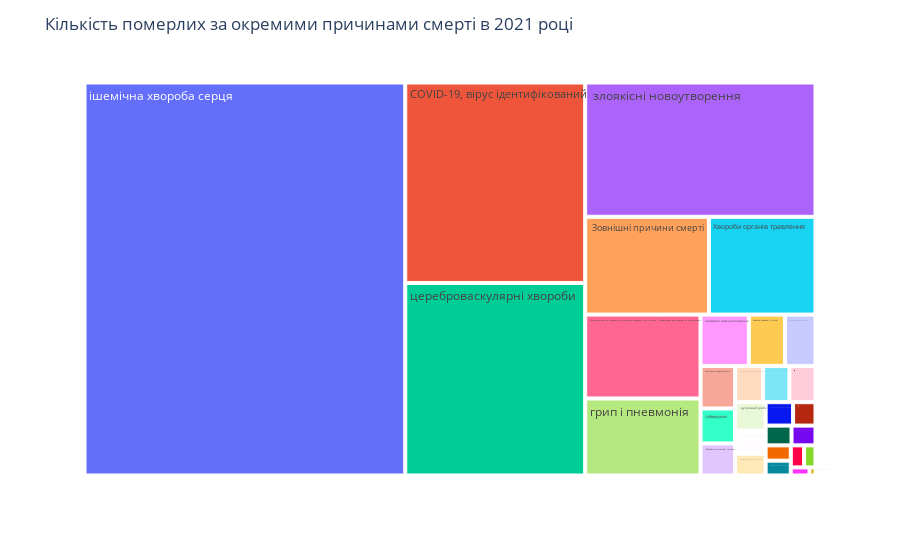

The cell this chart's notebook holds for it:
### Code cell
fig = px.treemap(df, path=['Хвороба'], values='Осіб')
fig.update_layout(title='Кількість померлих за окремими причинами смерті в 2021 році')
fig.show()

### Figure 1 — Plotly figure (JSON) as saved in the notebook; plotly's stock layout.template omitted (floating-point values rounded to 4 significant figures)
{"data": [{"branchvalues": "total", "domain": {"x": [0, 1], "y": [0, 1]}, "hovertemplate": "labels=%{label}<br>Осіб=%{value}<br>parent=%{parent}<br>id=%{id}<extra></extra>", "ids": ["  xвороба, зумовлена вірусом \n  імунодефіциту людини (ВІЛ)", "  випадкове отруєння, \n  спричинене отруйними \n  речовинами (крім алкоголю)", "  наслідки нападу з метою \n  убивства чи нанесення  \n  ушкодження", " Вагітність, пологи та післяпологовий період", " Ендокринні хвороби, розлади харчування та порушення обміну речовин", " Зовнішні причини смерті", " Окремі стани, що виникають у перинатальному періоді", " Природжені вади розвитку, деформації та хромосомні аномалії", " Розлади психіки та поведінки", " Хвороби сечостатевої системи", " злоякісні новоутворення", " цукровий діабет", "COVID-19, вірус неідентифікований", "COVID-19, вірус ідентифікований", "Симптоми, ознаки та відхилення від норми, що виявлені при клінічних і лабораторних дослідженнях, не класифіковані в інших рубриках ", "Хвороби кістково-м'язової системи та сполучної тканини", "Хвороби нервової системи", "Хвороби органів травлення", "Хвороби шкіри та підшкірної клітковини", "алкогольна кардіоміопатія ", "випадкове отруєння та дія алкоголю", "випадкове утоплення та занурення у воду", "грип і пневмонія", "з них розлади психіки та поведінки внаслідок вживання алкоголю", "навмисне самоушкодження", "нещасні випадки, спричинені дією диму, вогню та полум'я", "транспортні нещасні випадки", "туберкульоз", "цереброваскулярні хвороби", "ішемічна хвороба серця"], "labels": ["  xвороба, зумовлена вірусом \n  імунодефіциту людини (ВІЛ)", "  випадкове отруєння, \n  спричинене отруйними \n  речовинами (крім алкоголю)", "  наслідки нападу з метою \n  убивства чи нанесення  \n  ушкодження", " Вагітність, пологи та післяпологовий період", " Ендокринні хвороби, розлади харчування та порушення обміну речовин", " Зовнішні причини смерті", " Окремі стани, що виникають у перинатальному періоді", " Природжені вади розвитку, деформації та хромосомні аномалії", " Розлади психіки та поведінки", " Хвороби сечостатевої системи", " злоякісні новоутворення", " цукровий діабет", "COVID-19, вірус неідентифікований", "COVID-19, вірус ідентифікований", "Симптоми, ознаки та відхилення від норми, що виявлені при клінічних і лабораторних дослідженнях, не класифіковані в інших рубриках ", "Хвороби кістково-м'язової системи та сполучної тканини", "Хвороби нервової системи", "Хвороби органів травлення", "Хвороби шкіри та підшкірної клітковини", "алкогольна кардіоміопатія ", "випадкове отруєння та дія алкоголю", "випадкове утоплення та занурення у воду", "грип і пневмонія", "з них розлади психіки та поведінки внаслідок вживання алкоголю", "навмисне самоушкодження", "нещасні випадки, спричинені дією диму, вогню та полум'я", "транспортні нещасні випадки", "туберкульоз", "цереброваскулярні хвороби", "ішемічна хвороба серця"], "name": "", "parents": ["", "", "", "", "", "", "", "", "", "", "", "", "", "", "", "", "", "", "", "", "", "", "", "", "", "", "", "", "", ""], "type": "treemap", "values": [2265, 1692, 1250, 116, 2259, 28836, 1131, 916, 890, 2635, 73715, 2065, 1592, 85975, 23063, 361, 4419, 24844, 600, 3496, 2433, 1532, 21176, 699, 5914, 1222, 3732, 2873, 82560, 300406]}], "layout": {"legend": {"tracegroupgap": 0}, "margin": {"t": 60}, "title": {"text": "Кількість померлих за окремими причинами смерті в 2021 році"}}}
